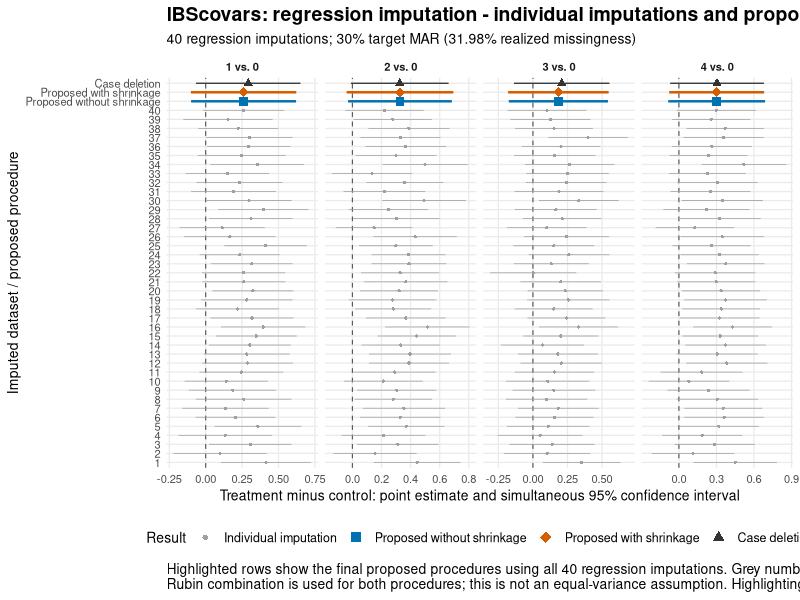
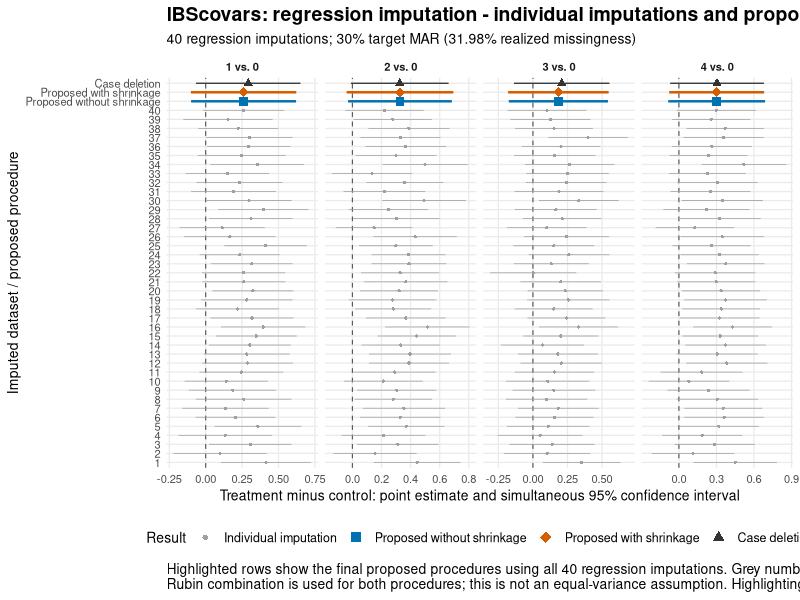

Source code (R) for these figures, in order:
args<-commandArgs(TRUE);root<-args[1];setwd(file.path(root,'full'))
suppressPackageStartupMessages(library(ggplot2))
d<-read.csv('forest_plot_data.csv');d$label<-factor(d$label,levels=c(as.character(1:40),'Pooled (NS)','Pooled (Sh)','Case deletion'))
d$kind<-ifelse(d$label=='Pooled (NS)','Proposed without shrinkage',ifelse(d$label=='Pooled (Sh)','Proposed with shrinkage',ifelse(d$label=='Case deletion','Case deletion','Individual imputation')))
kinds<-c('Individual imputation','Proposed without shrinkage','Proposed with shrinkage','Case deletion');d$kind<-factor(d$kind,levels=kinds)
stopifnot(nrow(d)==172L,sum(d$kind=='Individual imputation')==160L,sum(d$kind=='Proposed without shrinkage')==4L,sum(d$kind=='Proposed with shrinkage')==4L)
input<-read.csv('analysis_input_incomplete.csv');actual<-100*mean(is.na(input$y))
p<-ggplot(d,aes(x=estimate,y=label,colour=kind,shape=kind))+
 geom_vline(xintercept=0,linetype=2,linewidth=.4,colour='grey35')+
 geom_segment(aes(x=lower,xend=upper,yend=label,linewidth=kind),show.legend=FALSE)+
 geom_point(aes(size=kind))+
 scale_colour_manual(name='Result',values=c('Individual imputation'='#A0A0A0','Proposed without shrinkage'='#0072B2','Proposed with shrinkage'='#D55E00','Case deletion'='#333333'))+
 scale_shape_manual(name='Result',values=c('Individual imputation'=16,'Proposed without shrinkage'=15,'Proposed with shrinkage'=18,'Case deletion'=17))+
 scale_linewidth_manual(values=c('Individual imputation'=.25,'Proposed without shrinkage'=.85,'Proposed with shrinkage'=.85,'Case deletion'=.45),guide='none')+
 scale_size_manual(values=c('Individual imputation'=.8,'Proposed without shrinkage'=2.6,'Proposed with shrinkage'=3,'Case deletion'=2),guide='none')+
 scale_y_discrete(labels=function(x){x[x=='Pooled (NS)']<-'Proposed without shrinkage';x[x=='Pooled (Sh)']<-'Proposed with shrinkage';x})+
 facet_wrap(~contrast,scales='free_x',ncol=4)+
 labs(title='IBScovars: regression imputation - individual imputations and proposed procedures',subtitle=sprintf('40 regression imputations; 30%% target MAR (%.2f%% realized missingness)',actual),x='Treatment minus control: point estimate and simultaneous 95% confidence interval',y='Imputed dataset / proposed procedure',caption='Highlighted rows show the final proposed procedures using all 40 regression imputations. Grey numbered rows are individual imputations.\nRubin combination is used for both procedures; this is not an equal-variance assumption. Highlighting does not indicate superiority.')+
 theme_minimal(base_size=10)+theme(panel.grid.minor=element_blank(),strip.text=element_text(face='bold'),legend.position='bottom',legend.text=element_text(size=9),axis.text.y=element_text(size=8),plot.title=element_text(face='bold',size=14),plot.caption=element_text(size=10,hjust=0))+
 guides(colour=guide_legend(override.aes=list(size=c(1.5,3,3.5,2.5))))
ggsave('comparison_graph.png',p,width=16,height=11,dpi=180,bg='white');ggsave('comparison_graph.pdf',p,width=16,height=11,bg='white')
write.csv(d,'highlighted_forest_plot_data.csv',row.names=FALSE)
writeLines(c('Reference: Jiang, Zhou and Liang (2023), Figure 1, p.13; adjacent application paragraph describes pooled point/interval estimates across imputed datasets.','The reference row Pooled is the Rubin-combined MI result, not a chosen individual imputation and not an equal-variance covariance assumption.','This figure labels the final procedures directly: blue square = proposed without shrinkage, orange diamond = proposed with shrinkage.','Grey numbered rows = individual regression imputations; black triangle = naive case deletion; dashed vertical line = zero difference.','Our y-axis and legend use proposed with/without shrinkage instead of Pooled. Colour indicates procedure, not significance or superiority.'),'FOREST_PLOT_EXPLANATION.txt')
